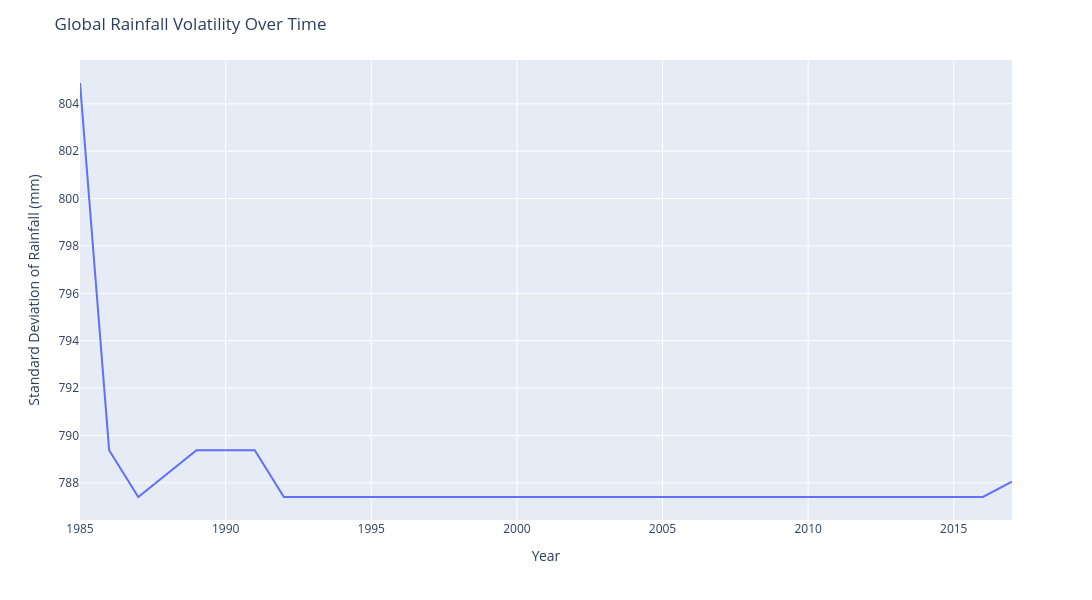

The notebook cell saved with this chart:
### Code cell
import plotly.express as pt


y2.columns = y2.columns.str.strip().str.lower()
y2['average_rain_fall_mm_per_year']=pd.to_numeric(y2['average_rain_fall_mm_per_year'],errors='coerce')



lu = y2.groupby('year')['average_rain_fall_mm_per_year'].std().reset_index()
lu = lu.dropna(subset=['average_rain_fall_mm_per_year'])

# 3. Plot the standard deviation line chart
fig = pt.line(lu, x='year', y='average_rain_fall_mm_per_year')

# 4. Add title and adjust layout bounds
fig.update_layout(
    xaxis_title='Year',
    yaxis_title='Standard Deviation of Rainfall (mm)',
    title='Global Rainfall Volatility Over Time',
    height=600,
    width=1300
)

fig.show()

### Figure 1 — Plotly figure (JSON) as saved in the notebook; plotly's stock layout.template omitted (floating-point values rounded to 4 significant figures)
{"data": [{"hovertemplate": "year=%{x}<br>average_rain_fall_mm_per_year=%{y}<extra></extra>", "legendgroup": "", "line": {"color": "#636efa", "dash": "solid"}, "marker": {"symbol": "circle"}, "mode": "lines", "name": "", "orientation": "v", "showlegend": false, "type": "scatter", "x": [1985, 1986, 1987, 1989, 1990, 1991, 1992, 1993, 1994, 1995, 1996, 1997, 1998, 1999, 2000, 2001, 2002, 2004, 2005, 2006, 2007, 2008, 2009, 2010, 2011, 2012, 2013, 2014, 2015, 2016, 2017], "xaxis": "x", "y": [804.9, 789.4, 787.4, 789.4, 789.4, 789.4, 787.4, 787.4, 787.4, 787.4, 787.4, 787.4, 787.4, 787.4, 787.4, 787.4, 787.4, 787.4, 787.4, 787.4, 787.4, 787.4, 787.4, 787.4, 787.4, 787.4, 787.4, 787.4, 787.4, 787.4, 788.1], "yaxis": "y"}], "layout": {"height": 600, "legend": {"tracegroupgap": 0}, "margin": {"t": 60}, "title": {"text": "Global Rainfall Volatility Over Time"}, "width": 1300, "xaxis": {"anchor": "y", "domain": [0, 1], "title": {"text": "Year"}}, "yaxis": {"anchor": "x", "domain": [0, 1], "title": {"text": "Standard Deviation of Rainfall (mm)"}}}}
